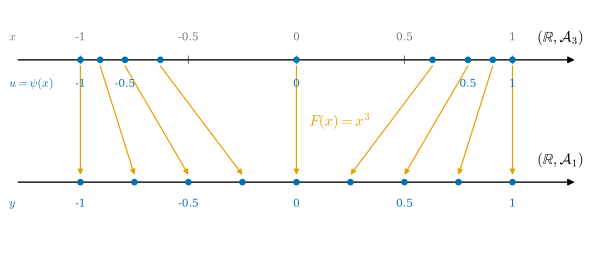

The Python source for this figure:
"""그림 12.2.1: F(x) = x³은 (ℝ, 𝒜₃)에서 (ℝ, 𝒜₁)로 가는 미분동형사상이다 (12.2절, 예 12.2.5).

위 직선: 정의역 (ℝ, 𝒜₃). 차트 ψ(x) = x³의 좌표 u가 −1, −0.75, …, 1인 점 x = u^{1/3}에 눈금을 찍는다(파랑).
아래 직선: 공역 (ℝ, 𝒜₁). 표준 좌표 y = −1, −0.75, …, 1에 눈금을 찍는다.
화살표는 F(x) = x³이다. F는 ψ-좌표 u인 점을 표준 좌표 y = u인 점으로 보낸다. 즉 좌표표현 id∘F∘ψ^{-1}은 항등사상이다.
위 직선의 회색 눈금은 보통의 좌표 x = −1, −0.5, 0, 0.5, 1의 위치다.

실행: 프로젝트 루트에서 ``PYTHONPATH=tools python3 chapters/12-smooth-maps/figures/fig-12-2-1-cube-diffeomorphism.py``
"""

import dgfig

dgfig.setup()

import matplotlib.pyplot as plt
import numpy as np
from matplotlib.patches import FancyArrowPatch

C = dgfig.COLORS
LW = dgfig.LW

us = np.linspace(-1, 1, 9)          # ψ-좌표 (= 공역의 표준 좌표)
xs = np.cbrt(us)                    # 정의역에서의 위치 x = u^{1/3}
F = lambda x: x ** 3

# 자기검사 (§12.1): ψ(x_k) = u_k, F(x_k) = u_k, 좌표표현 id∘F∘ψ^{-1} = id
assert np.allclose(xs ** 3, us) and np.allclose(F(xs), us)
assert np.allclose(F(np.cbrt(np.linspace(-2, 2, 101))), np.linspace(-2, 2, 101))

fig, ax = plt.subplots(figsize=(6.2, 2.6))
ax.set_xlim(-1.35, 1.35)
ax.set_ylim(-0.55, 1.45)
ax.set_axis_off()
yT, yB = 1.0, 0.0
for y in (yT, yB):
    ax.annotate("", xy=(1.3, y), xytext=(-1.3, y),
                arrowprops=dict(arrowstyle="-|>", color=C["main"], lw=1.0, mutation_scale=10))
# 위 직선: 보통 좌표 x의 회색 눈금
for x in (-1, -0.5, 0, 0.5, 1):
    ax.plot([x, x], [yT - 0.03, yT + 0.03], color=C["aux"], lw=0.8)
    ax.text(x, yT + 0.16, f"{x:g}", color=C["aux"], fontsize=8, ha="center")
ax.text(-1.33, yT + 0.16, r"$x$", color=C["aux"], fontsize=9, ha="left")
# ψ-좌표 눈금과 F 화살표
for u, x in zip(us, xs):
    ax.plot([x], [yT], "o", color=C["tangent"], ms=4, zorder=5)
    ax.plot([u], [yB], "o", color=C["tangent"], ms=4, zorder=5)
    ax.add_patch(FancyArrowPatch((x, yT - 0.05), (u, yB + 0.06), arrowstyle="-|>", mutation_scale=8,
                                 color=C["accent"], lw=0.9, shrinkA=0, shrinkB=0, zorder=3))
for u in (-1, -0.5, 0, 0.5, 1):
    ax.text(u, yB - 0.2, f"{u:g}", color=C["tangent"], fontsize=8, ha="center")
    ax.text(np.cbrt(u), yT - 0.22, f"{u:g}", color=C["tangent"], fontsize=8, ha="center")
ax.text(1.33, yT + 0.12, r"$(\mathbb{R},\mathcal{A}_3)$", fontsize=11, ha="right", va="bottom")
ax.text(1.33, yB + 0.12, r"$(\mathbb{R},\mathcal{A}_1)$", fontsize=11, ha="right", va="bottom")
ax.text(-1.33, yT - 0.22, r"$u=\psi(x)$", color=C["tangent"], fontsize=9, ha="left")
ax.text(-1.33, yB - 0.2, r"$y$", color=C["tangent"], fontsize=9, ha="left")
ax.text(0.06, 0.5, r"$F(x)=x^3$", color=C["accent"], fontsize=11, ha="left", va="center")
fig.subplots_adjust(left=0.01, right=0.99, top=0.99, bottom=0.01)
dgfig.save(fig, __file__)
